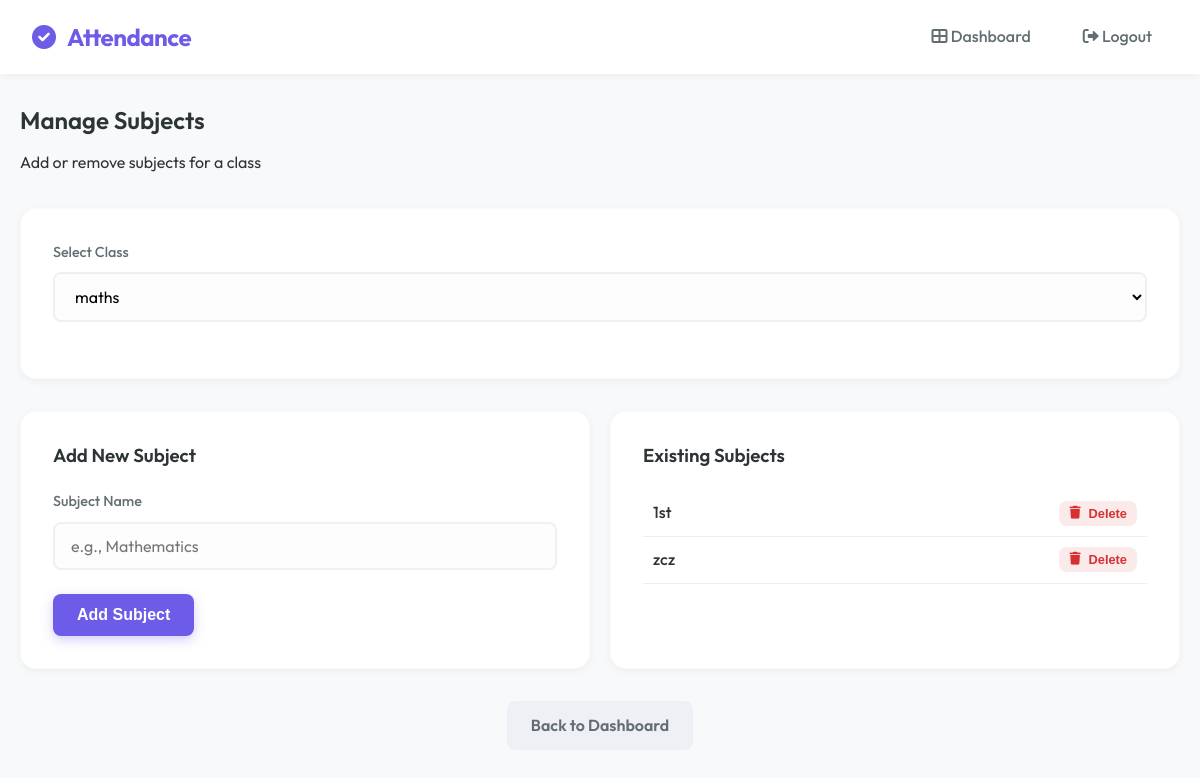
Page /subjects?class_id=1 (signed in) on the earlier database version.
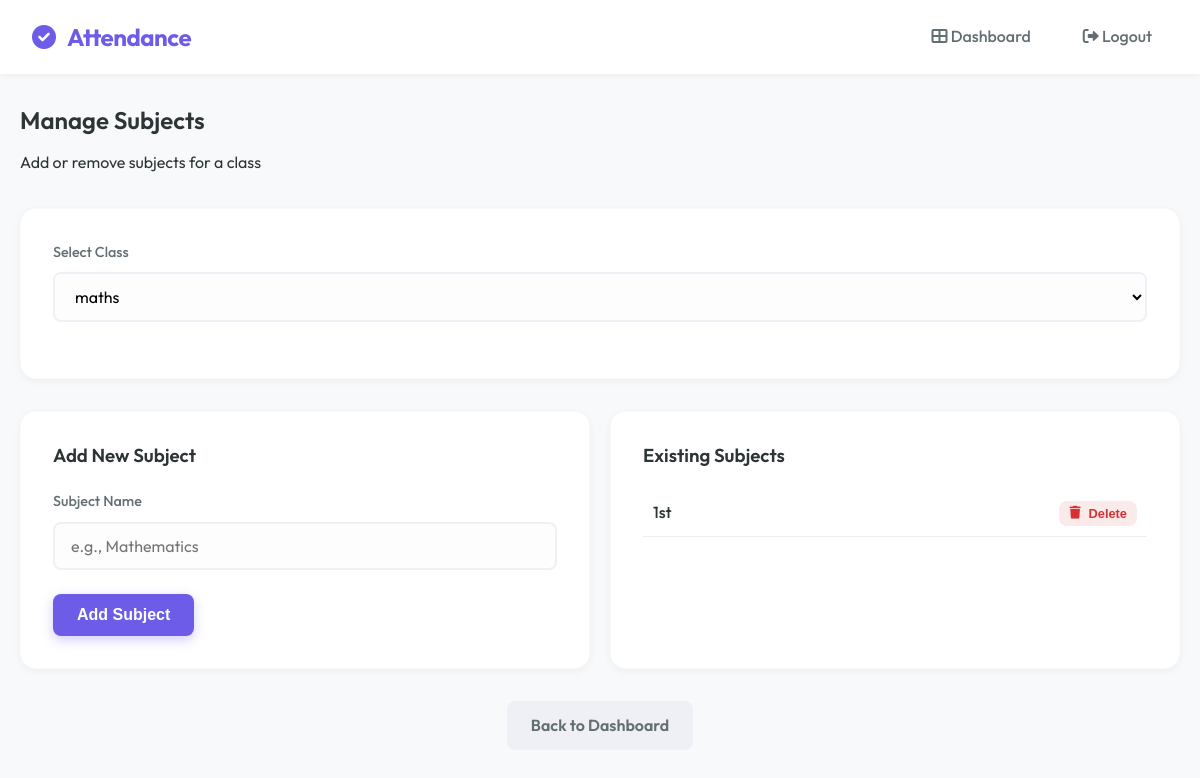
Same page on the later database version.
### tables this page shows
CREATE TABLE subjects (
        id INTEGER PRIMARY KEY AUTOINCREMENT,
        class_id INTEGER,
        name TEXT
    );

### app.py (the view)
@app.route("/subjects")
def subjects():
    if session.get("role") != "admin":
        return "Unauthorized", 403
    conn = sqlite3.connect('attendance.db')
    c = conn.cursor()
    c.execute("SELECT id, class_name FROM classes ORDER BY class_name")
    classes = c.fetchall()
    selected_class_id = request.args.get("class_id")
    subjects_list = []
    if selected_class_id:
        c.execute("SELECT id, name FROM subjects WHERE class_id=? ORDER BY name", (selected_class_id,))
        subjects_list = c.fetchall()
    conn.close()
    return render_template("subjects.html", classes=classes, subjects=subjects_list,
                           selected_class_id=int(selected_class_id) if selected_class_id else None)

### templates/subjects.html (shortened to what this page needs)
{% extends "base.html" %}
{% block content %}
<div class="mb-4">
    <h2>Manage Subjects</h2>
    <p class="text-muted">Add or remove subjects for a class</p>
</div>
<div class="card mb-4">
    <form method="GET" action="/subjects">
        <div class="form-group">
            <label for="class_id">Select Class</label>
            <select name="class_id" id="class_id" required onchange="this.form.submit()">
                {% for cid, cname in classes %}
                <option value="{{ cid }}" {% if selected_class_id==cid %}selected{% endif %}>{{ cname }}</option>
                {% endfor %}
            </select>
        </div>
    </form>
</div>
{% if selected_class_id %}
<div class="dashboard-grid" style="grid-template-columns: 1fr 1fr; gap: 20px; margin-top: 0;">
    <div class="card">
        <h3 class="mb-3">Add New Subject</h3>
        <form action="/add_subject" method="POST">
            <div class="form-group">
                <label for="name">Subject Name</label>
                <input type="text" id="name" name="name" required placeholder="e.g., Mathematics">
            </div>
            <button type="submit" class="btn btn-primary">Add Subject</button>
        </form>
    </div>
    <div class="card">
        <h3 class="mb-3">Existing Subjects</h3>
        {% if subjects %}
        <ul style="list-style: none; padding: 0;">
            {% for sid, sname in subjects %}
            <li style="display: flex; justify-content: space-between; align-items: center; padding: 10px; border-bottom: 1px solid #eee;">
                <span style="font-weight: 500;">{{ sname }}</span>
                <button type="button" class="btn btn-danger" style="padding: 5px 10px; font-size: 0.8rem;"
                    onclick="confirmDelete('{{ sid }}')">
                    <i class="fas fa-trash"></i> Delete
                </button>
            </li>
            {% endfor %}
        </ul>
        {% else %}
        <p class="text-muted text-center">No subjects found for this class.</p>
        {% endif %}
    </div>
</div>
{% else %}
<div class="card text-center" style="padding: 40px;">
    <i class="fas fa-book" style="font-size: 3rem; color: var(--primary); margin-bottom: 20px;"></i>
    <h3>Select a Class</h3>
    <p class="text-muted">Please select a class above to manage its subjects.</p>
</div>
{% endif %}
<div class="text-center mt-4">
    <a href="/dashboard" class="btn btn-secondary">Back to Dashboard</a>
</div>
{% endblock %}

Differences in the rows shown:
removed subjects: name "zcz"
